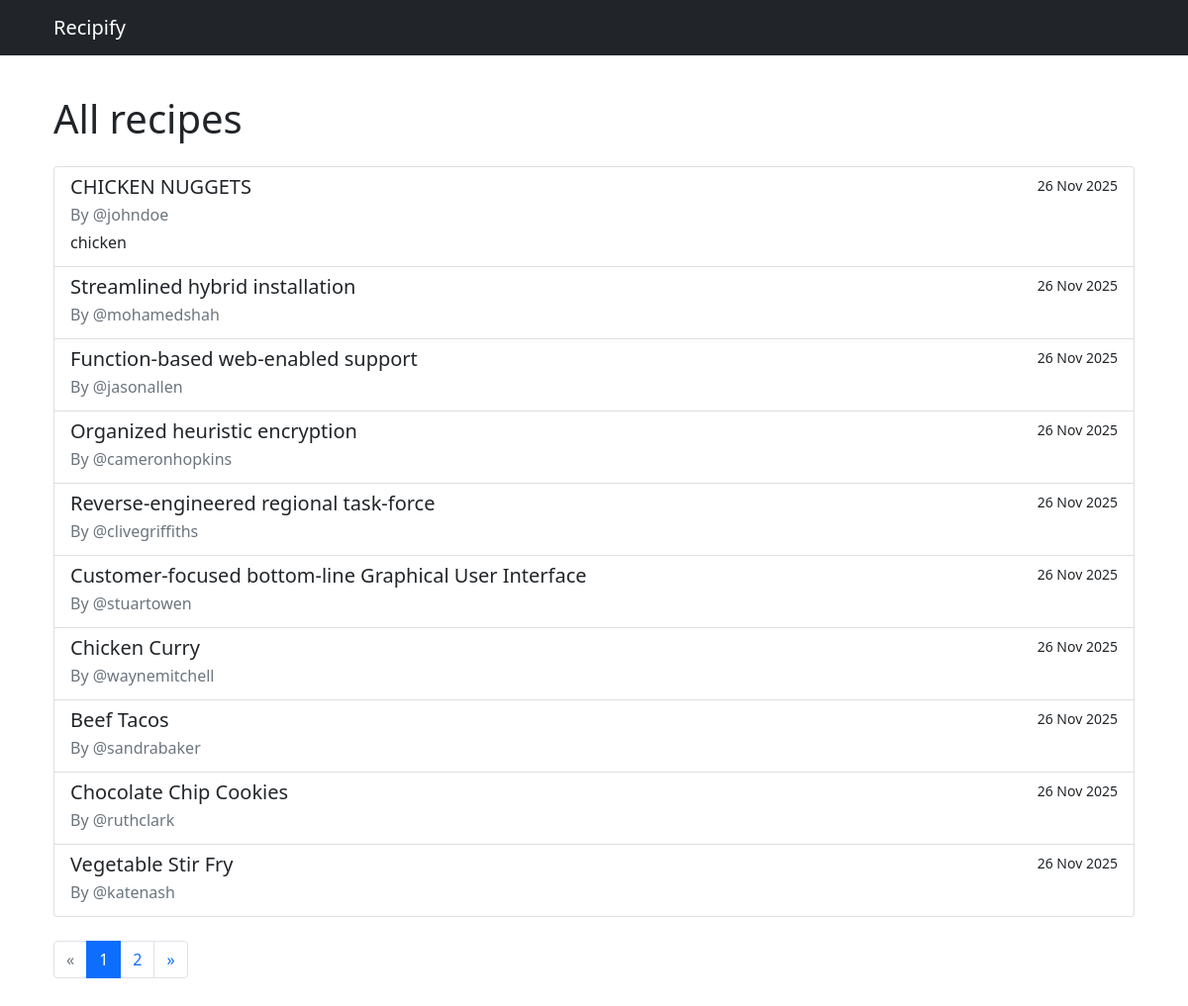
The app's page /recipes/ with its own data.
### recipes/models/recipe.py (models this page shows, shortened)
class Recipe(models.Model):
    DIETARY_CHOICES = [
        ("vegan", "Vegan"),
        ("vegetarian", "Vegetarian"),
        ("gluten_free", "Gluten Free"),
        ("dairy_free", "Dairy Free"),
        ("nut_free", "Nut Free"),
        ("none", "No Restrictions"),
    ]
    author = models.ForeignKey(
        settings.AUTH_USER_MODEL,
        on_delete=models.CASCADE,
        related_name="recipes",
    )
    title = models.CharField(max_length=200)
    summary = models.CharField(max_length=255, blank=True)
    ingredients = models.TextField(help_text="List ingredients separated by commas")
    instructions = models.TextField()
    name = models.CharField(max_length=255)
    description = models.TextField()
    prep_time_minutes = models.PositiveIntegerField(blank=True, null=True)
    cook_time_minutes = models.PositiveIntegerField(blank=True, null=True)
    servings = models.PositiveSmallIntegerField(blank=True, null=True)
    is_published = models.BooleanField(default=True)
    cooking_time = models.PositiveIntegerField(
        help_text="Cooking time in minutes", default=0
    )
    difficulty = models.CharField(
        max_length=10,
        choices=[
            ("easy", "Easy"),
            ("medium", "Medium"),
            ("hard", "Hard"),
        ],
        default="easy",
    )
    date_posted = models.DateTimeField(auto_now_add=True)
    dietary_requirement = models.CharField(
        max_length=50, choices=DIETARY_CHOICES, default="none"
    )
    popularity = models.IntegerField(default=0)
    created_at = models.DateTimeField(default=timezone.now, editable=False)
    updated_at = models.DateTimeField(auto_now=True)
    class Meta:
        ordering = ["-created_at", "-date_posted"]
    likes = models.ManyToManyField(
        settings.AUTH_USER_MODEL,
        related_name="liked_recipes",
        through="Like",
        blank=True,
    )

### recipes/models/user.py (models this page shows, shortened)
class User(AbstractUser):
    username = models.CharField(
        max_length=30,
        unique=True,
        validators=[RegexValidator(
            regex=r'^@\w{3,}$',
            message='Username must consist of @ followed by at least three alphanumericals'
        )]
    )
    first_name = models.CharField(max_length=50, blank=False)
    last_name = models.CharField(max_length=50, blank=False)
    email = models.EmailField(unique=True, blank=False)
    class Meta:
        ordering = ['last_name', 'first_name']

### recipes/views/recipe_views.py (the view)
# urls.py: path("recipes/", RecipeListView.as_view(), name="recipe_list"),
class RecipeListView(ListView):
    model = Recipe
    template_name = "recipes/recipe_list.html"
    context_object_name = "recipes"
    paginate_by = 10
    def get_queryset(self):
        return Recipe.objects.filter(is_published=True).select_related("author")

### recipes/templates/recipes/recipe_list.html (shortened to what this page needs)
{% extends 'base_content.html' %}
{% block content %}
<div class="container py-4">
  <div class="d-flex justify-content-between align-items-center mb-3">
    <h1>All recipes</h1>
  </div>
  {% if recipes %}
    <div class="list-group">
      {% for recipe in recipes %}
        <a class="list-group-item list-group-item-action" href="{% url 'recipe_detail' recipe.pk %}">
          <div class="d-flex w-100 justify-content-between">
            <h5 class="mb-1">{{ recipe.title }}</h5>
            <small>{{ recipe.created_at|date:"j M Y" }}</small>
          </div>
          <p class="mb-1 text-muted">By {{ recipe.author.username }}</p>
          {% if recipe.summary %}
            <p class="mb-1">{{ recipe.summary }}</p>
          {% endif %}
        </a>
      {% endfor %}
    </div>
    {% include 'partials/pagination.html' %}
  {% else %}
    <p>No recipes have been published yet.</p>
  {% endif %}
</div>
{% endblock %}

### static/custom.css (style rules this page uses)
:root { --primary-color: #2c5530; --secondary-color: #4a7c59; --accent-color: #8fb996; --light-bg: #f8f9fa; --card-shadow: 0 4px 6px rgba(0, 0, 0, 0.1); --hover-shadow: 0 8px 15px rgba(0, 0, 0, 0.15); }

### records on screen
Recipe: title "CHICKEN NUGGETS", created_at "26 Nov 2025", author.username "@johndoe", summary "chicken"
Recipe: title "Streamlined hybrid installation", created_at "26 Nov 2025", author.username "@mohamedshah"
Recipe: title "Function-based web-enabled support", created_at "26 Nov 2025", author.username "@jasonallen"
Recipe: title "Organized heuristic encryption", created_at "26 Nov 2025", author.username "@cameronhopkins"
Recipe: title "Reverse-engineered regional task-force", created_at "26 Nov 2025", author.username "@clivegriffiths"
Recipe: title "Customer-focused bottom-line Graphical User Interface", created_at "26 Nov 2025", author.username "@stuartowen"
Recipe: title "Chicken Curry", created_at "26 Nov 2025", author.username "@waynemitchell"
Recipe: title "Beef Tacos", created_at "26 Nov 2025", author.username "@sandrabaker"
Recipe: title "Chocolate Chip Cookies", created_at "26 Nov 2025", author.username "@ruthclark"
Recipe: title "Vegetable Stir Fry", created_at "26 Nov 2025", author.username "@katenash"

### other values on screen
{{ num }} "1"
{{ num }} "2"
